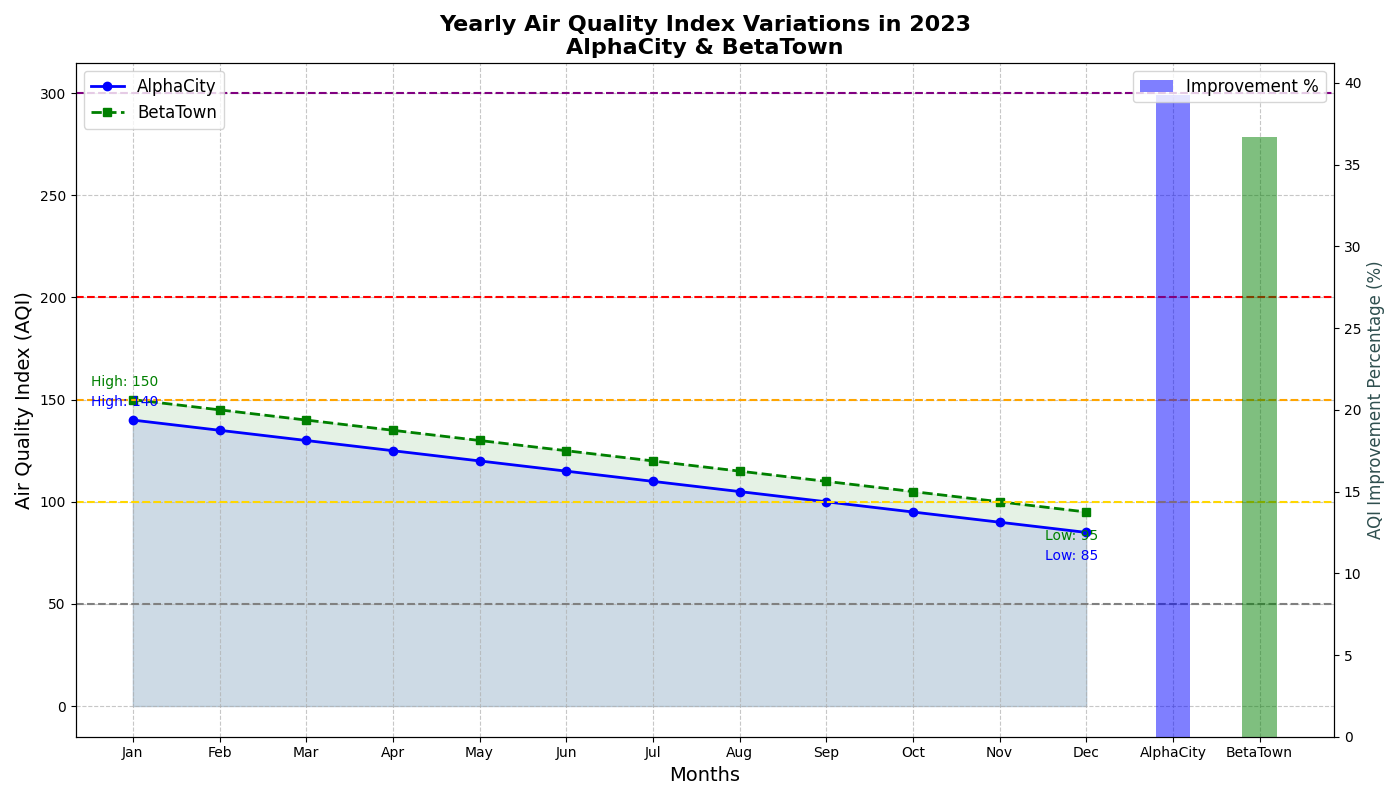

Write the Python code that produced this figure.
import matplotlib.pyplot as plt
import numpy as np

months = np.array([
    'Jan', 'Feb', 'Mar', 'Apr', 'May', 'Jun', 
    'Jul', 'Aug', 'Sep', 'Oct', 'Nov', 'Dec'
])

alpha_city_aqi = np.array([140, 135, 130, 125, 120, 115, 110, 105, 100, 95, 90, 85])
beta_town_aqi = np.array([150, 145, 140, 135, 130, 125, 120, 115, 110, 105, 100, 95])

fig, ax1 = plt.subplots(figsize=(14, 8))

ax1.plot(months, alpha_city_aqi, label='AlphaCity', color='blue', marker='o', linestyle='-', linewidth=2)
ax1.plot(months, beta_town_aqi, label='BetaTown', color='green', marker='s', linestyle='--', linewidth=2)

ax1.fill_between(months, alpha_city_aqi, color='blue', alpha=0.1)
ax1.fill_between(months, beta_town_aqi, color='green', alpha=0.1)

ax1.set_title('Yearly Air Quality Index Variations in 2023\nAlphaCity & BetaTown', fontsize=16, fontweight='bold')
ax1.set_xlabel('Months', fontsize=14)
ax1.set_ylabel('Air Quality Index (AQI)', fontsize=14)

ax1.axhline(y=50, color='grey', linewidth=1.5, linestyle='--')
ax1.axhline(y=100, color='gold', linewidth=1.5, linestyle='--')
ax1.axhline(y=150, color='orange', linewidth=1.5, linestyle='--')
ax1.axhline(y=200, color='red', linewidth=1.5, linestyle='--')
ax1.axhline(y=300, color='purple', linewidth=1.5, linestyle='--')

ax1.grid(True, linestyle='--', alpha=0.7)

for city, aqi, color in [('AlphaCity', alpha_city_aqi, 'blue'),
                         ('BetaTown', beta_town_aqi, 'green')]:
    max_aqi = aqi.max()
    min_aqi = aqi.min()
    ax1.annotate(f"High: {max_aqi}", 
                 (months[aqi.argmax()], max_aqi), 
                 textcoords="offset points", xytext=(-30, 10), fontsize=10, color=color)
    ax1.annotate(f"Low: {min_aqi}", 
                 (months[aqi.argmin()], min_aqi), 
                 textcoords="offset points", xytext=(-30, -20), fontsize=10, color=color)

ax2 = ax1.twinx()
alpha_improvement = (alpha_city_aqi[0] - alpha_city_aqi[-1]) / alpha_city_aqi[0] * 100
beta_improvement = (beta_town_aqi[0] - beta_town_aqi[-1]) / beta_town_aqi[0] * 100

improvements = np.array([alpha_improvement, beta_improvement])
cities = ['AlphaCity', 'BetaTown']
ax2.bar(cities, improvements, color=['blue', 'green'], alpha=0.5, width=0.4, label='Improvement %')
ax2.set_ylabel('AQI Improvement Percentage (%)', fontsize=12, color='darkslategray')

ax1.legend(loc='upper left', fontsize=12)
ax2.legend(loc='upper right', fontsize=12)

plt.tight_layout()
plt.show()
